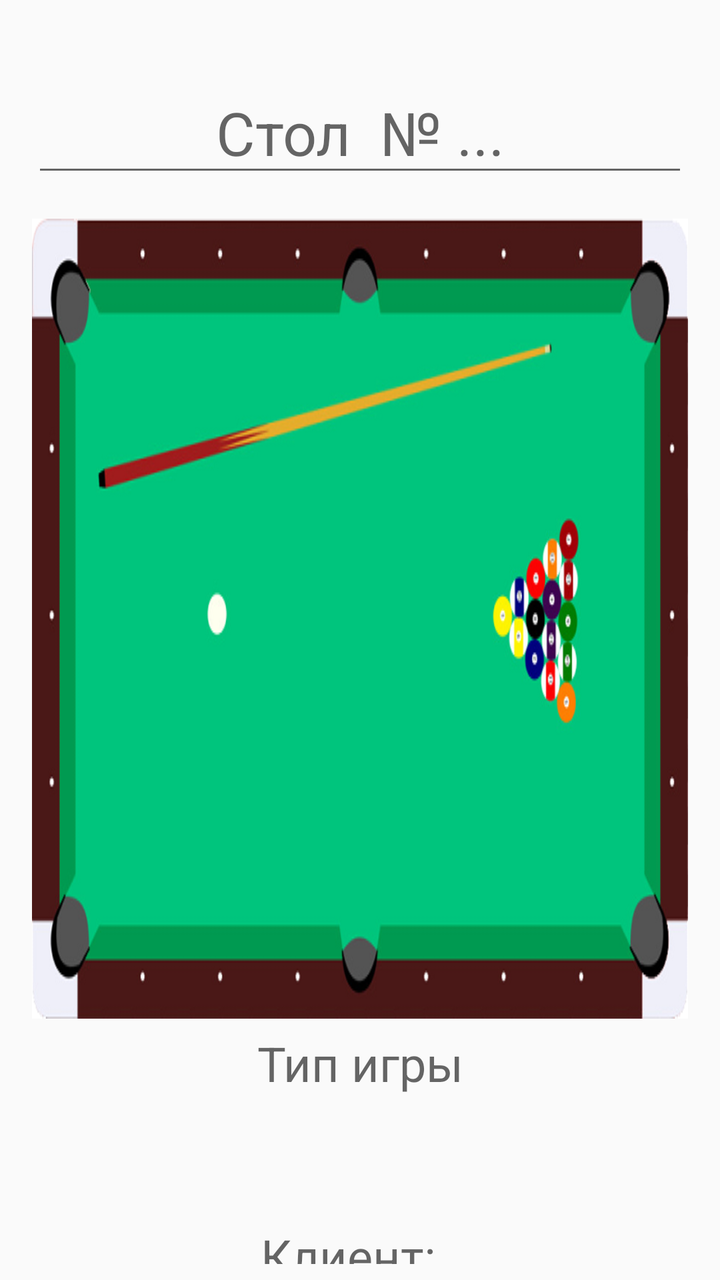
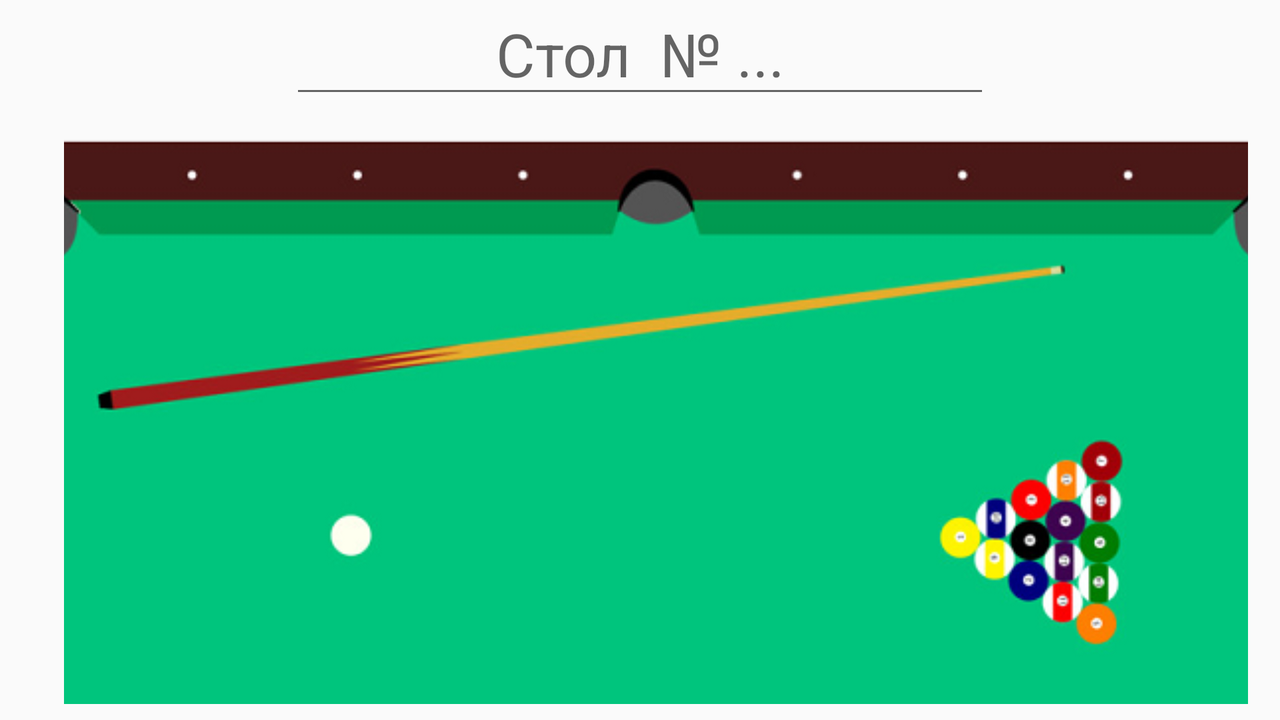

One screen, two layout resources from the same app: the default and the author's alternative for another configuration. Each is rendered where Android would select it; the XML of both is given below.
<!-- AndroidManifest.xml: application theme Theme.Billiard -->
<!-- res/layout/activity_table.xml -->
<?xml version="1.0" encoding="utf-8"?>
<RelativeLayout xmlns:android="http://schemas.android.com/apk/res/android"
    xmlns:app="http://schemas.android.com/apk/res-auto"
    xmlns:tools="http://schemas.android.com/tools"
    android:layout_width="match_parent"
    android:layout_height="match_parent"
    android:paddingLeft="16dp"
    android:paddingRight="16dp"
    android:paddingBottom="8dp"
    android:paddingTop="4dp"
    tools:context=".TableActivity">

    <ScrollView
        android:id="@+id/scrolCommon"
        android:layout_width="match_parent"
        android:layout_height="match_parent"
        android:layout_centerHorizontal="true"
        android:gravity="center_horizontal"
        android:scrollbars="none">

        <LinearLayout
            android:layout_width="match_parent"
            android:layout_height="match_parent"
            android:layout_gravity="center_horizontal"
            android:gravity="center"
            android:orientation="vertical">

            <AutoCompleteTextView
                android:id="@+id/actvNameTable"
                android:layout_width="wrap_content"
                android:layout_height="wrap_content"
                android:layout_marginTop="32dp"
                android:clickable="true"
                android:ems="10"
                android:focusable="true"
                android:gravity="center"
                android:hint="Cтол  № ..."
                android:textIsSelectable="true"
                android:textSize="30sp" />

            <TextView
                android:id="@+id/tvImage"
                android:layout_width="match_parent"
                android:layout_height="400dp"
                android:layout_below="@id/actvNameTable"
                android:layout_marginTop="16dp"
                android:background="@drawable/table_pool"
                android:gravity="center"
                android:text=""
                android:textColor="@color/black"
                android:textSize="20sp"
                tools:ignore="ObsoleteLayoutParam" />

            <TextView
                android:id="@+id/tvTypeTable"
                android:layout_width="match_parent"
                android:layout_height="wrap_content"
                android:layout_below="@id/tvImage"
                android:layout_centerHorizontal="true"
                android:layout_marginTop="6dp"
                android:gravity="center"
                android:hint="Тип игры"
                android:textColor="@color/black"
                android:textSize="24sp" />

            <TextView
                android:id="@+id/tvCurrentClient"
                android:layout_width="match_parent"
                android:layout_height="wrap_content"
                android:layout_marginTop="64dp"
                android:gravity="center"
                android:hint="Клиент:  "
                android:textColor="@color/black"
                android:textSize="24sp" />

            <LinearLayout
                android:id="@+id/linStartStop"
                android:layout_width="match_parent"
                android:layout_height="wrap_content"
                android:layout_marginTop="8dp"
                android:gravity="center_vertical"
                android:orientation="horizontal">

                <Button
                    android:id="@+id/btnStart"
                    android:layout_width="match_parent"
                    android:layout_height="70dp"
                    android:layout_marginEnd="4dp"
                    android:layout_weight="1"
                    android:background="@drawable/btn_style_7"
                    android:text="Открыть"
                    android:textColor="@color/black"
                    android:textSize="20dp" />

                <Button
                    android:id="@+id/btnAdd"
                    android:layout_width="match_parent"
                    android:layout_height="70dp"
                    android:layout_marginEnd="4dp"
                    android:layout_weight="1"
                    android:background="@drawable/btn_style_7"
                    android:clickable="true"
                    android:text="Бронь"
                    android:textColor="@color/black"
                    android:textSize="20dp" />

                <Button
                    android:id="@+id/btnResume"
                    android:layout_width="match_parent"
                    android:layout_height="70dp"
                    android:layout_weight="1"
                    android:background="@drawable/btn_style_6"
                    android:text="Продлить"
                    android:textColor="@color/black"
                    android:textSize="20dp" />
            </LinearLayout>

            <TextView
                android:id="@+id/tvCommonInfo"
                android:layout_width="wrap_content"
                android:layout_height="wrap_content"
                android:layout_below="@id/tvImage"
                android:layout_gravity="center"
                android:layout_marginTop="16dp"
                android:gravity="center"
                android:paddingEnd="16dp"
                android:text="Общая информация"
                android:textColor="@color/black"
                android:textSize="30sp" />


            <LinearLayout
                android:id="@+id/linCommon"
                android:layout_width="match_parent"
                android:layout_height="wrap_content"
                android:layout_marginTop="4dp"
                android:orientation="horizontal">

                <LinearLayout
                    android:id="@+id/linCommonInfo"
                    android:layout_width="0dp"
                    android:layout_height="wrap_content"
                    android:layout_marginTop="8dp"
                    android:layout_weight="1"
                    android:gravity="start"
                    android:orientation="vertical">

                    <TextView
                        android:id="@+id/tvTimeStartGame"
                        android:layout_width="match_parent"
                        android:layout_height="wrap_content"
                        android:layout_marginBottom="8dp"
                        android:hint="Начало игры: __:__"
                        android:textColor="@color/black"
                        android:textSize="20sp" />

                    <TextView
                        android:id="@+id/tvTimeEndGame"
                        android:layout_width="match_parent"
                        android:layout_height="wrap_content"
                        android:layout_marginTop="8dp"
                        android:layout_marginBottom="8dp"
                        android:hint="Конец игры: __:__"
                        android:textColor="@color/black"
                        android:textSize="20sp" />

                    <TextView
                        android:id="@+id/tvCurrentGameDuration"
                        android:layout_width="match_parent"
                        android:layout_height="wrap_content"
                        android:layout_marginTop="8dp"
                        android:hint="Продолжительность игры: _ ч _ мин"
                        android:textColor="@color/black"
                        android:textSize="20sp" />


                </LinearLayout>

                <Button
                    android:id="@+id/btnDeleteReserve"
                    android:layout_width="250dp"
                    android:layout_height="70dp"
                    android:layout_marginTop="16dp"
                    android:layout_marginRight="4dp"
                    android:background="@drawable/btn_style_6"
                    android:text="Удалить резерв"
                    android:textColor="@color/black"
                    android:textSize="20dp" />

            </LinearLayout>

            <Button
                android:id="@+id/btnShowTableReserve"
                android:layout_width="500dp"
                android:layout_height="70dp"
                android:layout_marginTop="64dp"
                android:background="@drawable/btn_style_1"
                android:text="Показать все резервы"
                android:textColor="@color/black"
                android:textSize="24sp" />
        </LinearLayout>
    </ScrollView>

</RelativeLayout>
<!-- resources referenced by this layout -->
<resources>
  <color name="black">#FF000000</color>
  <!-- drawable btn_style_1 (drawable-v24) -->
  <?xml version="1.0" encoding="utf-8"?>
  <inset xmlns:android="http://schemas.android.com/apk/res/android"
      xmlns:tools="http://schemas.android.com/tools"
      android:insetBottom="6dp"
      android:insetLeft="4dp"
      android:insetRight="4dp"
      android:insetTop="6dp">
      <ripple android:color="?attr/colorControlHighlight"
          tools:targetApi="lollipop">
          <item>
              <shape android:shape="rectangle"
                  android:tint="#6cd5ca">
                  <corners android:radius="35dp"/>
                  <solid android:color="#1a237e"/>
                  <padding android:bottom="6dp"/>
              </shape>
          </item>
      </ripple>
  </inset>
  <!-- drawable btn_style_6 (drawable-v24) -->
  <?xml version="1.0" encoding="utf-8"?>
  <inset xmlns:android="http://schemas.android.com/apk/res/android"
      xmlns:tools="http://schemas.android.com/tools"
      android:insetBottom="6dp"
      android:insetLeft="4dp"
      android:insetRight="4dp"
      android:insetTop="6dp">
      <ripple android:color="?attr/colorControlHighlight"
          tools:targetApi="lollipop">
          <item>
              <shape android:shape="rectangle"
                  android:tint="#f4af85">
                  <corners android:radius="35dp"/>
                  <solid android:color="#1a237e"/>
                  <padding android:bottom="6dp"/>
              </shape>
          </item>
      </ripple>
  </inset>
  <!-- drawable btn_style_7 (drawable) -->
  <?xml version="1.0" encoding="utf-8"?>
  <inset xmlns:android="http://schemas.android.com/apk/res/android"
      xmlns:tools="http://schemas.android.com/tools"
      android:insetBottom="6dp"
      android:insetLeft="4dp"
      android:insetRight="4dp"
      android:insetTop="6dp">
      <ripple android:color="?attr/colorControlHighlight"
          tools:targetApi="lollipop">
          <item>
              <shape android:shape="rectangle"
                  android:tint="#8BC34A">
                  <corners android:radius="10dp"/>
                  <solid android:color="#1a237e"/>
              </shape>
          </item>
      </ripple>
  </inset>
  <!-- drawable table_pool: png bitmap (drawable, 102274 bytes) -->
  <style name="Theme.Billiard" parent="Theme.AppCompat.Light.DarkActionBar">
          
          <item name="colorPrimary">@color/purple_500</item>
          <item name="colorPrimaryDark">@color/purple_700</item>
          <item name="colorAccent">@color/teal_200</item>
          
      </style>
  <color name="purple_500">#FF6200EE</color>
  <color name="purple_700">#FF3700B3</color>
  <color name="teal_200">#FF03DAC5</color>
</resources>
<!-- res/layout-land/activity_table.xml (the author's variant of the layout above) -->
<!-- drawn on the phone turned sideways -->
<?xml version="1.0" encoding="utf-8"?>
<RelativeLayout xmlns:android="http://schemas.android.com/apk/res/android"
    xmlns:app="http://schemas.android.com/apk/res-auto"
    xmlns:tools="http://schemas.android.com/tools"
    android:layout_width="match_parent"
    android:layout_height="match_parent"
    android:paddingLeft="16dp"
    android:paddingRight="16dp"
    android:paddingBottom="8dp"
    android:paddingTop="4dp"
    tools:context=".TableActivity">

    <ScrollView
        android:id="@+id/scrolCommon"
        android:layout_width="match_parent"
        android:layout_height="match_parent"
        android:layout_centerHorizontal="true"
        android:gravity="center_horizontal"
        android:scrollbars="none">

        <LinearLayout
            android:layout_width="match_parent"
            android:layout_height="match_parent"
            android:layout_gravity="center_horizontal"
            android:gravity="center"
            android:orientation="vertical">

            <LinearLayout
                android:layout_width="match_parent"
                android:layout_height="wrap_content"
                android:layout_gravity="left"
                android:gravity="center"
                android:orientation="vertical">

                <AutoCompleteTextView
                    android:id="@+id/actvNameTable"
                    android:layout_width="wrap_content"
                    android:layout_height="50sp"
                    android:clickable="true"
                    android:ems="10"
                    android:focusable="true"
                    android:gravity="center"
                    android:hint="Cтол  № ..."
                    android:textIsSelectable="true"
                    android:textSize="30sp" />

            </LinearLayout>

            <LinearLayout
                android:id="@+id/linStartStop"
                android:layout_width="match_parent"
                android:layout_height="wrap_content"
                android:layout_below="@id/tvCurrentClient"
                android:layout_marginTop="16dp"
                android:gravity="center_vertical"
                android:orientation="horizontal">

                <LinearLayout
                    android:layout_width="wrap_content"
                    android:layout_height="wrap_content"
                    android:layout_gravity="left"
                    android:layout_marginLeft="16dp"
                    android:gravity="center"
                    android:orientation="vertical">

                    <TextView
                        android:id="@+id/tvImage"
                        android:layout_width="700sp"
                        android:layout_height="400dp"
                        android:layout_gravity="center"
                        android:background="@drawable/table_pool"
                        android:text=""
                        android:textColor="@color/black"
                        android:textSize="20sp"
                        tools:ignore="ObsoleteLayoutParam" />

                    <TextView
                        android:id="@+id/tvTypeTable"
                        android:layout_width="800dp"
                        android:layout_height="wrap_content"
                        android:layout_below="@id/tvImage"
                        android:layout_centerHorizontal="true"
                        android:layout_gravity="left"
                        android:layout_marginTop="6dp"
                        android:gravity="center"
                        android:hint="Тип игры"
                        android:textColor="@color/black"
                        android:textSize="24sp" />

                    <TextView
                        android:id="@+id/tvCurrentClient"
                        android:layout_width="800dp"
                        android:layout_height="wrap_content"
                        android:layout_below="@id/tvTypeTable"
                        android:layout_gravity="left"
                        android:layout_marginTop="64dp"
                        android:gravity="center"
                        android:hint="Клиент:  "
                        android:textColor="@color/black"
                        android:textSize="24sp" />
                </LinearLayout>

                <LinearLayout
                    android:layout_width="match_parent"
                    android:layout_height="wrap_content"
                    android:layout_gravity="left"
                    android:layout_marginLeft="16dp"
                    android:gravity="center"
                    android:orientation="vertical">

                    <Button
                        android:id="@+id/btnStart"
                        android:layout_width="300dp"
                        android:layout_height="70dp"
                        android:layout_marginBottom="8dp"
                        android:background="@drawable/btn_style_7"
                        android:clickable="true"
                        android:text="Открыть"
                        android:textColor="@color/black"
                        android:textSize="20sp" />

                    <Button
                        android:id="@+id/btnAdd"
                        android:layout_width="300dp"
                        android:layout_height="70dp"
                        android:layout_marginTop="8dp"
                        android:layout_marginBottom="8dp"
                        android:background="@drawable/btn_style_7"
                        android:clickable="true"
                        android:text="Бронь"
                        android:textColor="@color/black"
                        android:textSize="20sp" />

                    <Button
                        android:id="@+id/btnResume"
                        android:layout_width="300dp"
                        android:layout_height="70dp"
                        android:layout_marginTop="8dp"
                        android:layout_marginBottom="8dp"
                        android:background="@drawable/btn_style_6"
                        android:clickable="true"
                        android:text="Продлить"
                        android:textColor="@color/black"
                        android:textSize="20sp" />

                    <Button
                        android:id="@+id/btnShowTableReserve"
                        android:layout_width="300dp"
                        android:layout_height="70dp"
                        android:layout_below="@id/linCommon"
                        android:layout_alignParentRight="true"
                        android:layout_marginTop="32dp"
                        android:background="@drawable/btn_style_1"
                        android:text="Показать все резервы"
                        android:textColor="@color/black"
                        android:textSize="20sp" />

                    <TextView
                        android:id="@+id/tvCommonInfo"
                        android:layout_width="wrap_content"
                        android:layout_height="wrap_content"
                        android:layout_below="@id/tvImage"
                        android:layout_gravity="center"
                        android:layout_marginTop="16dp"
                        android:gravity="center"
                        android:paddingRight="16dp"
                        android:text="Общая информация"
                        android:textColor="@color/black"
                        android:textSize="30sp" />


                    <LinearLayout
                        android:id="@+id/linCommon"
                        android:layout_width="match_parent"
                        android:layout_height="wrap_content"
                        android:layout_below="@id/linStartStop"
                        android:layout_marginTop="4dp"
                        android:orientation="horizontal">

                        <LinearLayout
                            android:id="@+id/linCommonInfo"
                            android:layout_width="0dp"
                            android:layout_height="wrap_content"
                            android:layout_below="@id/linStartStop"
                            android:layout_marginTop="8dp"
                            android:layout_weight="1"
                            android:gravity="left"
                            android:orientation="vertical">

                            <TextView
                                android:id="@+id/tvTimeStartGame"
                                android:layout_width="match_parent"
                                android:layout_height="wrap_content"
                                android:layout_marginTop="8dp"
                                android:layout_marginBottom="8dp"
                                android:hint="Начало игры: __:__"
                                android:textColor="@color/black"
                                android:textSize="20sp" />

                            <TextView
                                android:id="@+id/tvTimeEndGame"
                                android:layout_width="match_parent"
                                android:layout_height="wrap_content"
                                android:layout_marginTop="8dp"
                                android:layout_marginBottom="8dp"
                                android:hint="Конец игры: __:__"
                                android:textColor="@color/black"
                                android:textSize="20sp" />

                            <TextView
                                android:id="@+id/tvCurrentGameDuration"
                                android:layout_width="match_parent"
                                android:layout_height="wrap_content"
                                android:layout_marginTop="8dp"
                                android:layout_marginBottom="8dp"
                                android:hint="Продолжительность игры: _ ч _ мин"
                                android:textColor="@color/black"
                                android:textSize="20sp" />


                        </LinearLayout>

                        <LinearLayout
                            android:layout_width="wrap_content"
                            android:layout_height="wrap_content"
                            android:layout_marginTop="4dp"
                            android:orientation="vertical">

                        <Button
                            android:id="@+id/btnEditReserve"
                            android:layout_width="150dp"
                            android:layout_height="wrap_content"
                            android:layout_marginRight="4dp"
                            android:background="@drawable/btn_style_1"
                            android:text="Изменить резерв"
                            android:textColor="@color/black"
                            android:textSize="20dp" />

                        <Button
                            android:id="@+id/btnDeleteReserve"
                            android:layout_width="150dp"
                            android:layout_height="wrap_content"
                            android:layout_marginRight="4dp"
                            android:background="@drawable/btn_style_6"
                            android:text="Удалить резерв"
                            android:textColor="@color/black"
                            android:textSize="20dp" />

                        </LinearLayout>

                    </LinearLayout>
                </LinearLayout>
            </LinearLayout>


        </LinearLayout>
    </ScrollView>

</RelativeLayout>
